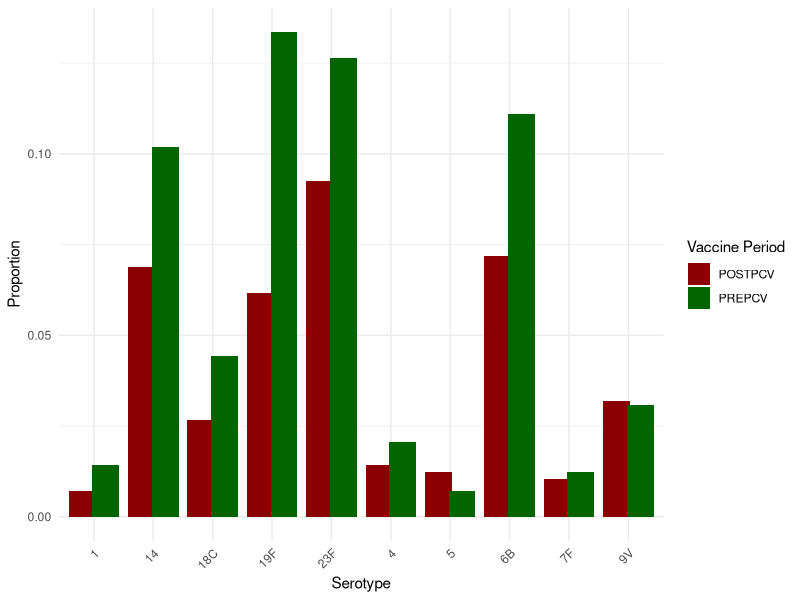
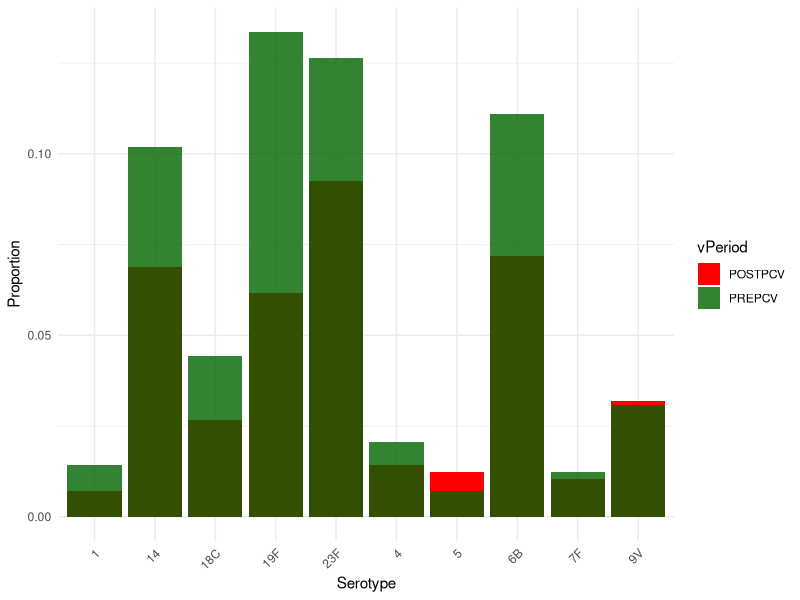
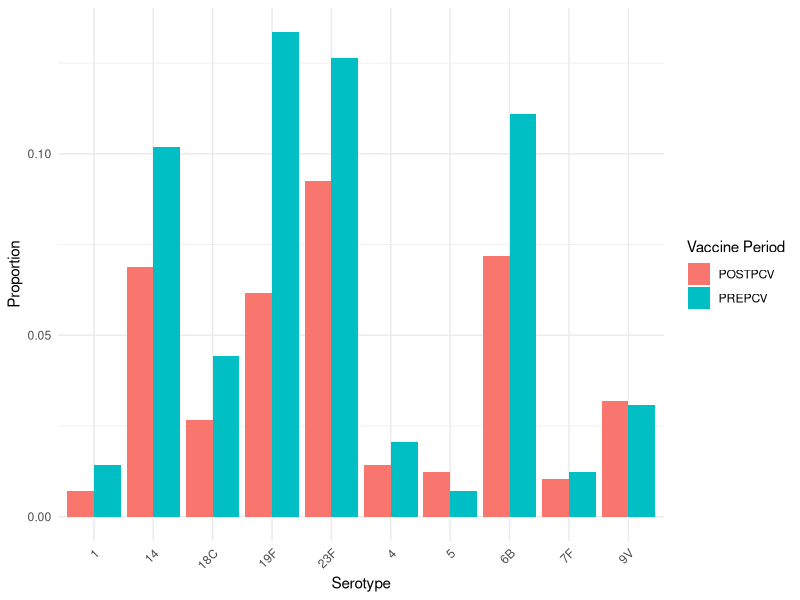
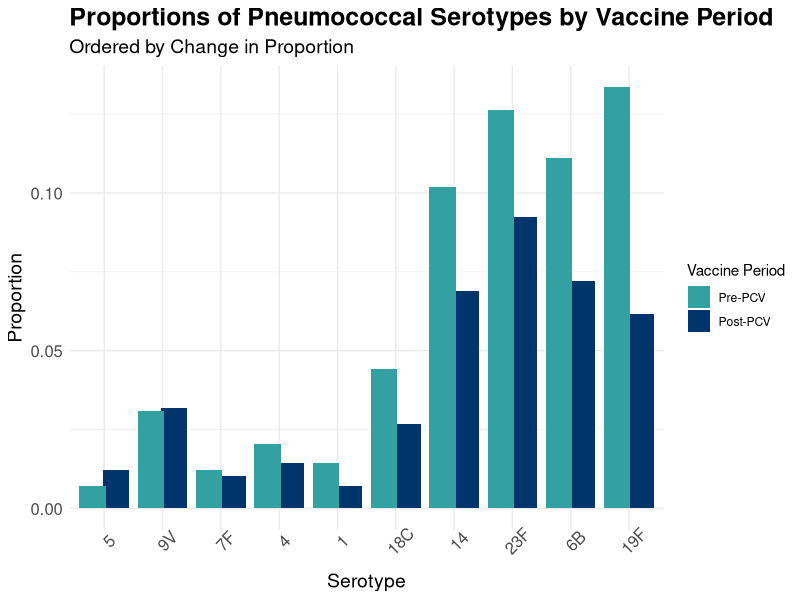
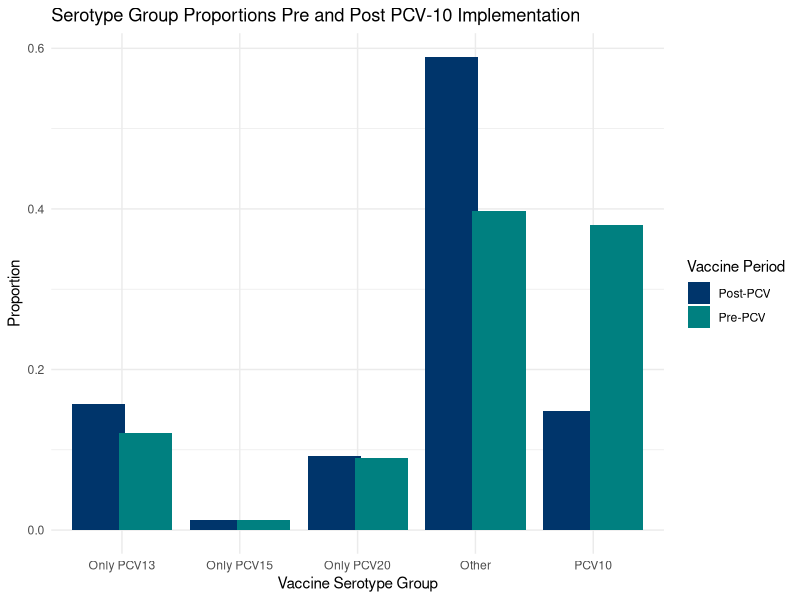
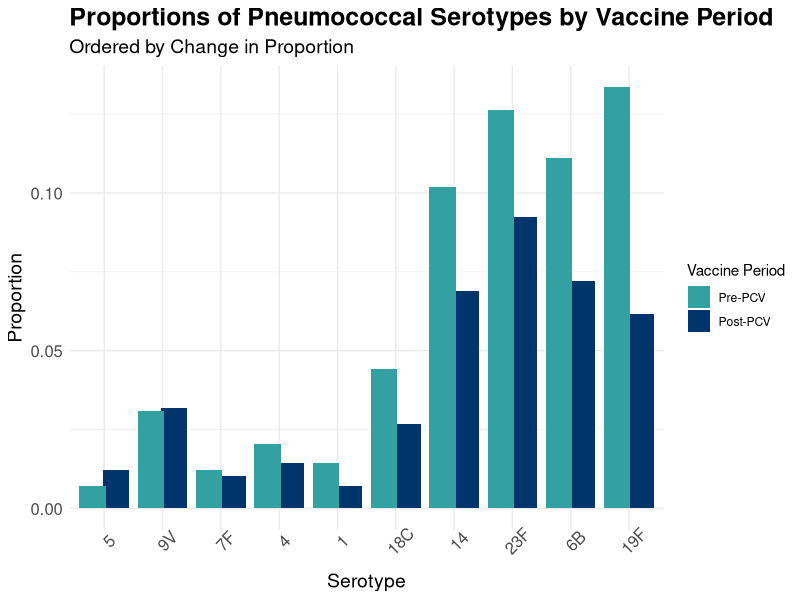

The R source for these figures, in order:
## ---- chunk 1
library(ggplot2)
library(dplyr)
library(tidyr)
## ---- chunk 2
# Loading in the datasets
nepalGps = read.csv("nepal_gps.csv")
nepalNonGps = read.csv("nepal.csv")
## ---- chunk 3
# Selecting only the columns we need from the gps data
GpsShortened <- nepalGps[, c("Year", "Clinical_manifestation", "In_silico_serotype", "Vaccine_period")]
## ---- chunk 4
# Adding a column of whether or not the serotype was targeted in the PCV10 vaccine
pcv10Serotypes1 <- c('1', '4', '5', '6B', '7F', '9V', '14', '18C', '19F', '23F')

GpsShortened$PCV10_group <- ifelse(GpsShortened$In_silico_serotype %in% pcv10Serotypes1,"PCV10", "Non-PCV10")
## ---- chunk 5
# Selecting only carriage cases and cleaning
pcv10GpsCarriage <- GpsShortened %>%
  filter(Clinical_manifestation == "CARRIAGE") %>%
  filter(!(In_silico_serotype %in% c("COVERAGE TOO LOW", "UNTYPABLE", "SWISS_NT", "ALTERNATIVE_ALIB_NT"))) %>%
    mutate(vPeriod = case_when(
    Vaccine_period == "POSTPCV10-2YR" ~ "POSTPCV",
    Vaccine_period == "POSTPCV10-3YR" ~ "POSTPCV",
    TRUE ~ Vaccine_period 
  ))
## ---- chunk 6
# Grouping by year and serotype
#readyAlmost <- pcv10GpsCarriage %>%
#  dplyr::select(Year, In_silico_serotype, PCV10_group, vPeriod) %>%
#  group_by(Year, In_silico_serotype) %>%
#  dplyr::summarize(IPDCount = n(), .groups = "drop")

readyAlmostGps <- pcv10GpsCarriage %>%
  dplyr::select(Year, In_silico_serotype, PCV10_group, vPeriod) %>%
  group_by(Year, In_silico_serotype) %>%
  dplyr::summarize(
    IPDCount = n(),
    PCV10_group = first(PCV10_group),     
    vPeriod = first(vPeriod),            
    .groups = "drop")
## ---- chunk 7
# Pivoting the non gps dataset
pcv10NonGpsCarriage <- nepalNonGps %>%
  # Selecting year columns
  dplyr::select(Serotype, X2014n, X2015n, X2017n, X2018n, X2019n, X2021n) %>%
  # Formating data frame
  pivot_longer(cols = starts_with('X'),
               names_to = "Year",
               values_to = "Count") %>%
  # Removing X and n from the year counts
  mutate(Year = gsub("X|n", "", Year)) %>%
  group_by(Serotype)
## ---- chunk 8
# Adding a column of whether or not it is pre or post pcv
pcv10NonGpsCarriage2 <- pcv10NonGpsCarriage %>%
  mutate(vPeriod = case_when(
    Year == "2014" ~ "PREPCV",
    Year == "2015" ~ "PREPCV",
    Year == "2017" ~ "POSTPCV",
    Year == "2018" ~ "POSTPCV",
    Year == "2019" ~ "POSTPCV",
    Year == "2021" ~ "POSTPCV"))
## ---- chunk 9
nonGpsCleaned <- pcv10NonGpsCarriage2 %>% 
  filter(!(Serotype == "PCV10serotypes" | Serotype == "Total"))
## ---- chunk 10
# Adding a column that is whether or not the serotype is targeted by PCV10 or not
nonGpsCleaned2 <- nonGpsCleaned %>%
  mutate(PCV10_group = case_when(
    Serotype == "1" ~ "PCV10",
    Serotype == "4" ~ "PCV10",
    Serotype == "5" ~ "PCV10",
    Serotype == "6B" ~ "PCV10",
    Serotype == "7F" ~ "PCV10",
    Serotype == "9V" ~ "PCV10",
    Serotype == "14" ~ "PCV10",
    Serotype == "18C" ~ "PCV10",
    Serotype == "19F" ~ "PCV10",
    Serotype == "23F" ~ "PCV10",
    Serotype == "3" ~ "Non-PCV10",
    Serotype == "6A" ~ "Non-PCV10",
    Serotype == "19A" ~ "Non-PCV10",
    Serotype == "22F" ~ "Non-PCV10",
    Serotype == "33F" ~ "Non-PCV10",
    Serotype == "8" ~ "Non-PCV10",
    Serotype == "10A" ~ "Non-PCV10",
    Serotype == "11A" ~ "Non-PCV10",
    Serotype == "12F" ~ "Non-PCV10",
    Serotype == "15B" ~ "Non-PCV10",
    Serotype == "Other" ~ "Non-PCV10"))
## ---- chunk 11
# Renaming the serotype column for easy merging
names(readyAlmostGps)[names(readyAlmostGps) == "In_silico_serotype"] <- "Serotype"
## ---- chunk 12
# Merging the gps and nongps data together
mergedDf <- merge(readyAlmostGps, nonGpsCleaned2, by = c("Year", "Serotype", "vPeriod", "PCV10_group"), all = TRUE)
## ---- chunk 13
# Summing the counts from each dataset and filtering for only PCV10 serotypes for plotting purposes
mergedWithSum <- mergedDf %>%
  mutate(CCount = rowSums(across(c(IPDCount, Count)), na.rm = TRUE)) %>%
  dplyr::select(Year, Serotype, vPeriod, PCV10_group, CCount) %>%
  filter(PCV10_group == "PCV10")
## ---- chunk 14
# Calculating the proportion of cases from PCV10 serotypes out of all carriage cases
#serotypeProps <- mergedWithSum %>%
#  group_by(Vaccine_period, PCV10_group, In_silico_serotype) %>%  
#  summarise(n = n()) %>%  
#  mutate(proportion = n / sum(n))

# Step 1: Compute counts by vPeriod and Serotype
serotypeProps <- mergedWithSum %>%
  group_by(vPeriod, Serotype) %>%
  summarise(count = sum(CCount, na.rm = TRUE), .groups = "drop")

# Step 2: Compute proportions out of the grand total (not within vPeriod)
total_count_all <- sum(serotypeProps$count, na.rm = TRUE)

serotypeProps <- serotypeProps %>%
  mutate(proportion = count / total_count_all) %>%
  arrange(vPeriod)

## ---- chunk 15
#serotypeProps <- serotypeProps %>%
#  mutate(vPeriod = factor(vPeriod, levels = c("PREPCV", "POSTPCV")))


ggplot(serotypeProps, aes(x = Serotype, y = proportion, fill = vPeriod)) +
  geom_col(position = position_dodge(width = 0.8)) +
  scale_fill_manual(name = "Vaccine Period", values = c("PREPCV" = "darkgreen", "POSTPCV" = "darkred")) +
  labs(x = "Serotype", y = "Proportion") +
  theme_minimal() +
  theme(axis.text.x = element_text(angle = 45, hjust = 1))


## ---- chunk 16
# Creating a bar chart of pre vs post vaccine percentages of PCV10 serotypes ordered by percentage change by serotype
ggplot(serotypeProps, aes(x = Serotype, y = proportion)) +
  # Post period in background
  geom_col(data = subset(serotypeProps, vPeriod == "POSTPCV"),
           aes(fill = "POSTPCV"), 
           position = "identity") +
  # Pre period in foreground
  geom_col(data = subset(serotypeProps, vPeriod == "PREPCV"),
           aes(fill = "PREPCV"), 
           position = "identity", alpha = .8) +
  scale_fill_manual(name = "vPeriod", values = c("PREPCV" = "darkgreen", "POSTPCV" = "red")) +
  labs(x = "Serotype", y = "Proportion") +
  theme_minimal() +
  theme(axis.text.x = element_text(angle = 45, hjust = 1))
## ---- chunk 17
library(ggplot2)

ggplot(serotypeProps, aes(x = Serotype, y = proportion, fill = vPeriod)) +
  geom_col(position = "dodge") +
  labs(x = "Serotype", y = "Proportion", fill = "Vaccine Period") +
  theme_minimal() +
  theme(axis.text.x = element_text(angle = 45, hjust = 1))


## ---- chunk 18
# Getting the counts by serotype and period
preCounts <- serotypeProps %>%
  filter(vPeriod == "PREPCV") %>%
  dplyr::select(Serotype, preProp = proportion)

postCounts <- serotypeProps %>%
  filter(vPeriod == "POSTPCV") %>%
  dplyr::select(Serotype, postProp = proportion)
## ---- chunk 19
# Calculating the difference in proportions from pre to post pcv period
changeTable <- left_join(preCounts, postCounts, by = "Serotype") %>%
  mutate(diffProp = postProp - preProp) %>%
  arrange(desc(diffProp)) %>%
  mutate(Serotype = factor(Serotype, levels = Serotype))
## ---- chunk 20
# Factoring the serotype to make pre come before post
serotypeProps <- serotypeProps %>%
  mutate(Serotype = factor(Serotype, levels = levels(changeTable$Serotype)))
## ---- chunk 21
# Factoring so pre comes before post
serotypeProps$vPeriod <- factor(serotypeProps$vPeriod, levels = c("PREPCV", "POSTPCV"))

# Plotting
barProps <- 
ggplot(serotypeProps, aes(x = Serotype, y = proportion, fill = vPeriod)) +
  geom_col(position = position_dodge(width = 0.8)) +
  labs(title = "Proportions of Pneumococcal Serotypes by Vaccine Period",
       subtitle = "Ordered by Change in Proportion",
       x = "Serotype", y = "Proportion") +
  theme_minimal() +
  scale_fill_manual(
  name = "Vaccine Period",
  values = c("PREPCV" = "#33a1a1", "POSTPCV" = "#00356B"),
  labels = c("PREPCV" = "Pre-PCV", "POSTPCV" = "Post-PCV")
) +
  theme(panel.spacing = unit(2, 'lines'),
        axis.text.x = element_text(angle = 45, size = 12),
            axis.text.y = element_text(size = 12),
            axis.title = element_text(size = 12),
            axis.title.x = element_text(size = 14),
            axis.title.y =element_text(size = 14),
            plot.title = element_text(size = 18, face = "bold"),
            plot.subtitle = element_text(size = 14))
barProps
ggsave(filename="barChartProps.jpeg", plot = barProps, width=8, height=7)
## ---- chunk 22
# Using the same merge from above just without filtering for only PCV10 serotypes
mergedEVERYTHING <- mergedDf %>%
  mutate(CCount = rowSums(across(c(IPDCount, Count)), na.rm = TRUE)) %>%
  dplyr::select(Year, Serotype, vPeriod, PCV10_group, CCount)
## ---- chunk 23
# Defining other PCV groups
pcv10_serotypes <- c("1", "4", "5", "6B", "7F", "9V", "14", "18C", "19F", "23F")
pcv13_only      <- c("3", "6A", "19A")
pcv15_only      <- c("22F", "33F")
pcv20_only      <- c("8", "10A", "11A", "12F")
## ---- chunk 24
# Making a new variable that is more specific vaccine group
mergedEVERYTHING <- mergedEVERYTHING %>%
  mutate(vaccineGroup = case_when(
    Serotype %in% pcv10_serotypes ~ "PCV10",
    Serotype %in% pcv13_only ~ "Only PCV13",
    Serotype %in% pcv15_only ~ "Only PCV15",
    Serotype %in% pcv20_only ~ "Only PCV20",
    TRUE ~ "Other"
  ))

## ---- chunk 25
# Finding the counts of each case by vaccine group and period
groupProps <- mergedEVERYTHING %>%
  group_by(vPeriod, vaccineGroup) %>%
  summarise(count = sum(CCount, na.rm = TRUE), .groups = "drop")
## ---- chunk 26
# Calculating the proportion
groupProps <- groupProps %>%
  group_by(vPeriod) %>%
  mutate(proportion = count / sum(count)) %>%
  ungroup()
## ---- chunk 27
# Plotting
ggplot(groupProps, aes(x = vaccineGroup, y = proportion, fill = vPeriod)) +
  geom_col(position = position_dodge(width = 0.8)) +
  scale_fill_manual(
    name = "Vaccine Period",
    values = c("PREPCV" = "#008080", "POSTPCV" = "#00356B"),
    labels = c("PREPCV" = "Pre-PCV", "POSTPCV" = "Post-PCV")) +
  labs(
    x = "Vaccine Serotype Group",
    y = "Proportion",
    title = "Serotype Group Proportions Pre and Post PCV-10 Implementation") +
  theme_minimal()
